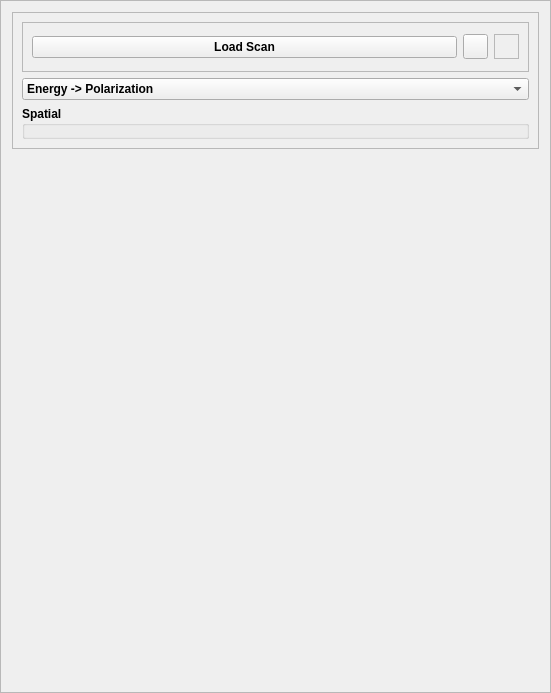
<?xml version="1.0" encoding="UTF-8"?>
<ui version="4.0">
 <class>Frame</class>
 <widget class="QFrame" name="Frame">
  <property name="geometry">
   <rect>
    <x>0</x>
    <y>0</y>
    <width>551</width>
    <height>693</height>
   </rect>
  </property>
  <property name="focusPolicy">
   <enum>Qt::StrongFocus</enum>
  </property>
  <property name="windowTitle">
   <string>Ptychography Scan</string>
  </property>
  <property name="frameShape">
   <enum>QFrame::StyledPanel</enum>
  </property>
  <property name="frameShadow">
   <enum>QFrame::Raised</enum>
  </property>
  <layout class="QVBoxLayout" name="verticalLayout_2">
   <item>
    <widget class="QFrame" name="frame">
     <property name="maximumSize">
      <size>
       <width>650</width>
       <height>16777215</height>
      </size>
     </property>
     <property name="frameShape">
      <enum>QFrame::StyledPanel</enum>
     </property>
     <property name="frameShadow">
      <enum>QFrame::Raised</enum>
     </property>
     <layout class="QVBoxLayout" name="verticalLayout_3">
      <item>
       <widget class="QFrame" name="loadscan_frame">
        <property name="minimumSize">
         <size>
          <width>0</width>
          <height>50</height>
         </size>
        </property>
        <property name="frameShape">
         <enum>QFrame::StyledPanel</enum>
        </property>
        <property name="frameShadow">
         <enum>QFrame::Sunken</enum>
        </property>
        <layout class="QHBoxLayout" name="horizontalLayout_5">
         <item>
          <widget class="QPushButton" name="loadScanBtn">
           <property name="font">
            <font>
             <weight>75</weight>
             <bold>true</bold>
            </font>
           </property>
           <property name="text">
            <string>Load Scan</string>
           </property>
          </widget>
         </item>
         <item>
          <widget class="QToolButton" name="helpBtn">
           <property name="minimumSize">
            <size>
             <width>25</width>
             <height>25</height>
            </size>
           </property>
           <property name="maximumSize">
            <size>
             <width>25</width>
             <height>25</height>
            </size>
           </property>
           <property name="text">
            <string/>
           </property>
           <property name="icon">
            <iconset>
             <normaloff>../../../icons/helplite.png</normaloff>../../../icons/helplite.png</iconset>
           </property>
           <property name="iconSize">
            <size>
             <width>50</width>
             <height>50</height>
            </size>
           </property>
          </widget>
         </item>
         <item>
          <widget class="QLabel" name="rtclkpic">
           <property name="maximumSize">
            <size>
             <width>25</width>
             <height>25</height>
            </size>
           </property>
           <property name="autoFillBackground">
            <bool>true</bool>
           </property>
           <property name="frameShape">
            <enum>QFrame::StyledPanel</enum>
           </property>
           <property name="text">
            <string/>
           </property>
           <property name="pixmap">
            <pixmap>../../../icons/icons8-mouse-right-click-50.png</pixmap>
           </property>
           <property name="scaledContents">
            <bool>true</bool>
           </property>
           <property name="alignment">
            <set>Qt::AlignRight|Qt::AlignTrailing|Qt::AlignVCenter</set>
           </property>
          </widget>
         </item>
        </layout>
       </widget>
      </item>
      <item>
       <widget class="QComboBox" name="evpol_flg_comboBox">
        <property name="font">
         <font>
          <weight>75</weight>
          <bold>true</bold>
         </font>
        </property>
        <item>
         <property name="text">
          <string>Energy -&gt; Polarization</string>
         </property>
        </item>
        <item>
         <property name="text">
          <string>Polarization -&gt; Energy</string>
         </property>
        </item>
       </widget>
      </item>
      <item>
       <widget class="QGroupBox" name="evGrpBox">
        <property name="maximumSize">
         <size>
          <width>16777215</width>
          <height>16777215</height>
         </size>
        </property>
        <property name="font">
         <font>
          <weight>75</weight>
          <bold>true</bold>
         </font>
        </property>
        <property name="title">
         <string>Spatial</string>
        </property>
        <layout class="QVBoxLayout" name="verticalLayout">
         <property name="spacing">
          <number>5</number>
         </property>
         <property name="leftMargin">
          <number>5</number>
         </property>
         <property name="topMargin">
          <number>5</number>
         </property>
         <property name="rightMargin">
          <number>2</number>
         </property>
         <property name="bottomMargin">
          <number>5</number>
         </property>
         <item>
          <layout class="QHBoxLayout" name="horizontalLayout_2"/>
         </item>
        </layout>
       </widget>
      </item>
     </layout>
    </widget>
   </item>
   <item>
    <spacer name="verticalSpacer">
     <property name="orientation">
      <enum>Qt::Vertical</enum>
     </property>
     <property name="sizeHint" stdset="0">
      <size>
       <width>20</width>
       <height>310</height>
      </size>
     </property>
    </spacer>
   </item>
  </layout>
 </widget>
 <resources/>
 <connections/>
</ui>
